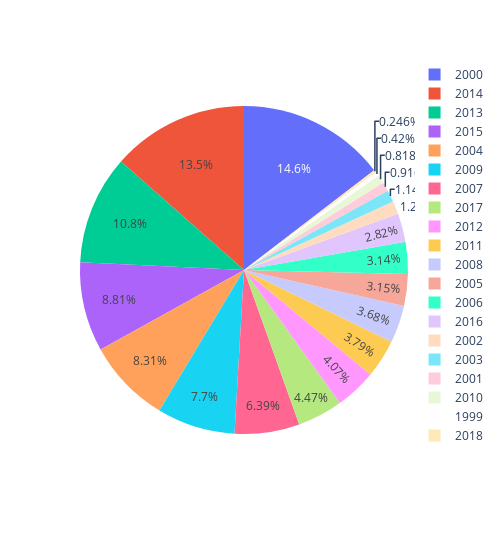

This figure's notebook cell:
### Markdown cell above
Sole trader liability on year

### Code cell
ist_default = default_status[(default_status.payment_code == False) & (default_status.entity_type == "Individual/Sole Trader")]
ist_default = pd.merge(ist_default, default_amount, on=["client_id", "entity_type", "entity_year_established"])
ist_default
ist_default_temp = ist_default.groupby("entity_year_established").default_amt.sum().reset_index()
ist_default_temp
px.pie(ist_default_temp, values="default_amt", names=ist_default_temp.entity_year_established, width=500)

### Figure 1 — Plotly figure (JSON) as saved in the notebook; plotly's stock layout.template omitted (floating-point values rounded to 4 significant figures)
{"data": [{"domain": {"x": [0, 1], "y": [0, 1]}, "hovertemplate": "entity_year_established=%{label}<br>default_amt=%{value}<extra></extra>", "labels": [1999, 2000, 2001, 2002, 2003, 2004, 2005, 2006, 2007, 2008, 2009, 2010, 2011, 2012, 2013, 2014, 2015, 2016, 2017, 2018], "legendgroup": "", "name": "", "showlegend": true, "type": "pie", "values": [1621.0, 56260.0, 3532.0, 4978.0, 4412.0, 32070.0, 12130.0, 12100.0, 24660.0, 14200.0, 29710.0, 3155.0, 14610.0, 15700.0, 41480.0, 52070.0, 33970.0, 10890.0, 17230.0, 950.2]}], "layout": {"legend": {"tracegroupgap": 0}, "margin": {"t": 60}, "width": 500}}
